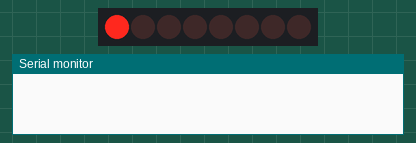
Simulated run of this sketch. Board: Arduino Uno, built with avr-gcc and run on an emulated ATmega328P. On the bench: 8 shift-register outputs drawn as a row of LEDs (first output left, lit = HIGH), the last lines printed to the serial monitor. Wiring (inferred from the names in the program): shift register (74HC595): data pin 8; shift clock pin 10; latch pin 9. Wiring (inferred from the signals the program sends): row of LEDs: on Q0, Q1, Q2, Q3, Q4, Q5, Q6, Q7.

Above: at 0.05 s.
At 0.45 s:
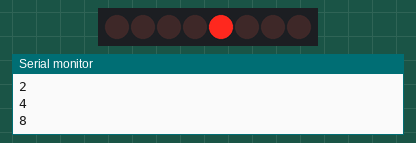
At 0.75 s:
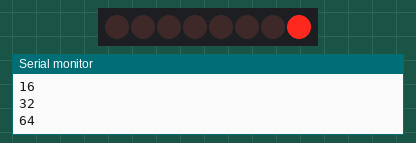
At 1.55 s:
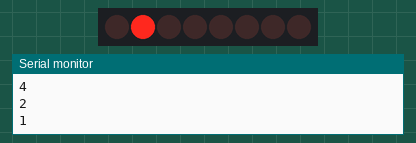
At 2.35 s:
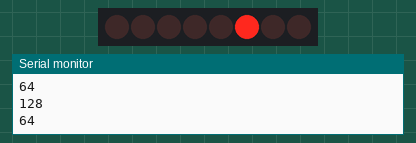
At 3.15 s:
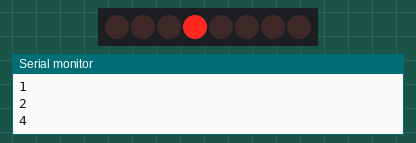
Timing chart, 0 to 3.5 s (numbered marks = the images above):
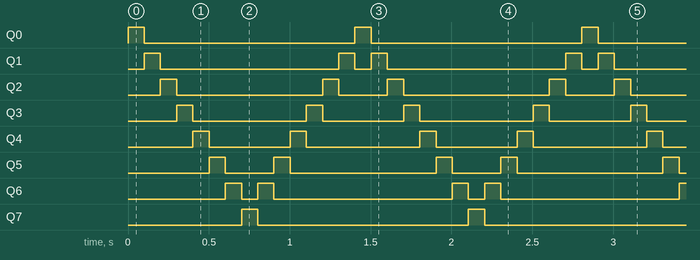

Measured:
- by itself, Q0, Q7: alternates HIGH for 0.10 s and LOW for 1.3 s
- by itself, Q1: repeats every 1.4 s: LOW 1.1 s, HIGH 0.10 s, LOW 0.10 s, HIGH 0.10 s
- by itself, Q2: repeats every 1.4 s: LOW 0.90 s, HIGH 0.10 s, LOW 0.30 s, HIGH 0.10 s
- by itself, Q3: repeats every 1.4 s: LOW 0.70 s, HIGH 0.10 s, LOW 0.50 s, HIGH 0.10 s
- by itself, Q4: repeats every 1.4 s: LOW 0.50 s, HIGH 0.10 s, LOW 0.70 s, HIGH 0.10 s
- by itself, Q5: repeats every 1.4 s: LOW 0.30 s, HIGH 0.10 s, LOW 0.90 s, HIGH 0.10 s
- by itself, Q6: repeats every 1.4 s: LOW 0.10 s, HIGH 0.10 s, LOW 1.1 s, HIGH 0.10 s

The sketch:

lightRider.ino
```cpp
const int DATA = 8;
const int LATCH = 9;
const int CLOCK = 10;

int values[14] = {1, 2, 4, 8, 16, 32, 64, 128, 64, 32, 16, 8, 4, 2};;

void setup() {
  // put your setup code here, to run once:

  pinMode(DATA, OUTPUT);
  pinMode(LATCH, OUTPUT);
  pinMode(CLOCK, OUTPUT);

  Serial.begin(9600);
}

void loop() {
  // put your main code here, to run repeatedly:

  for (int i = 0; i < 14; i++) {
    digitalWrite(LATCH, LOW);
    shiftOut(DATA, CLOCK, MSBFIRST, values[i]);
    digitalWrite(LATCH, HIGH);
    delay(100);

    Serial.println(values[i]);
  }
}
```
